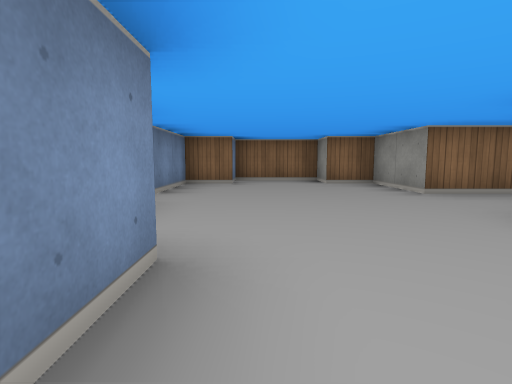
[1] (above)

24 first-person views from a walk through a cub3D maze. The camera is about half as high as the walls, tilts 6° down and sees 80° across. The floor is counted in squares. Each view is taken from the middle of a square. On the plan, view 1 faces up. The plan holds only what a view shows up to about 9 squares ahead; the rest is blank.

[2]
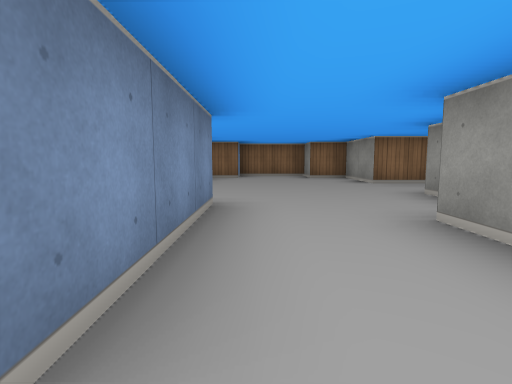

[3]
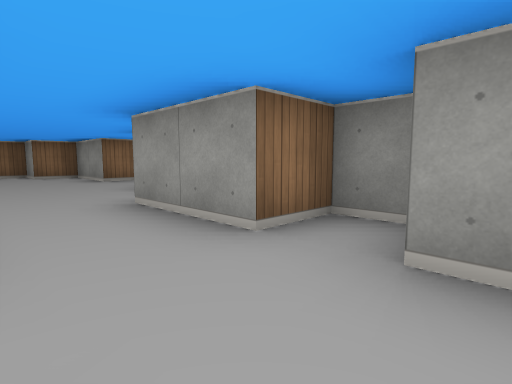

[4]
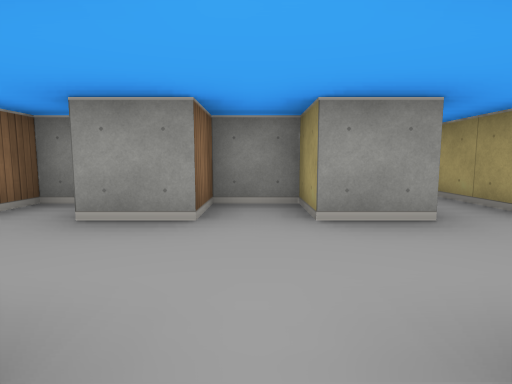

[5]
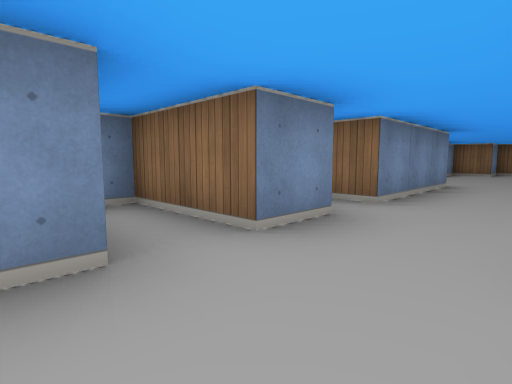

[6]
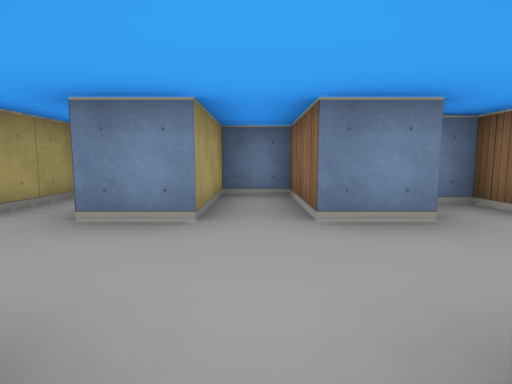

[7]
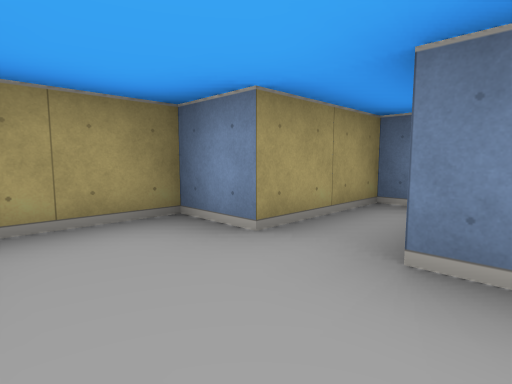

[8]
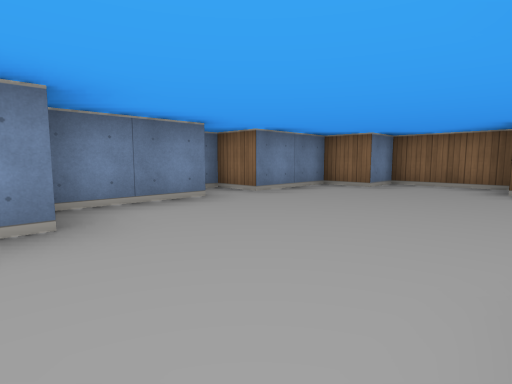

[9]
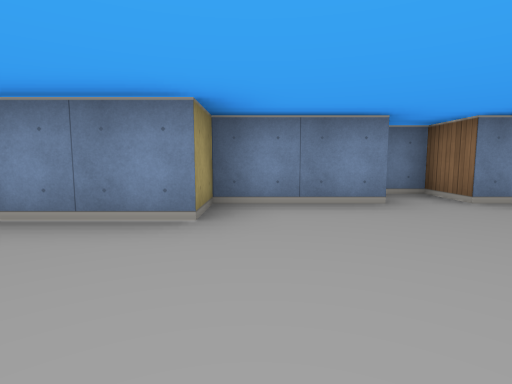

[10]
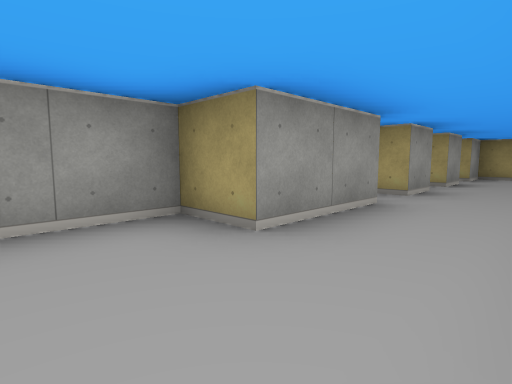

[11]
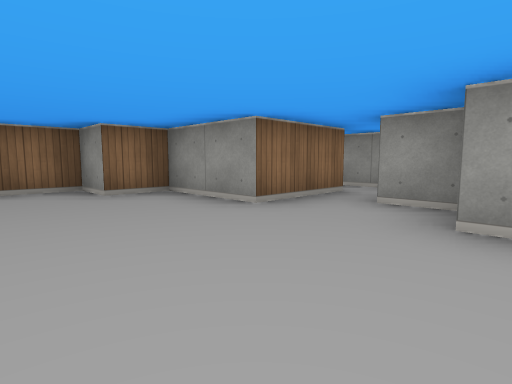

[12]
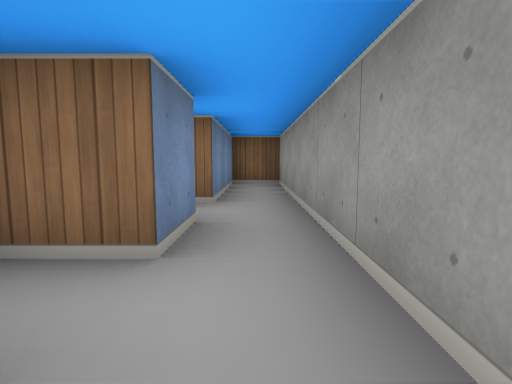

[13]
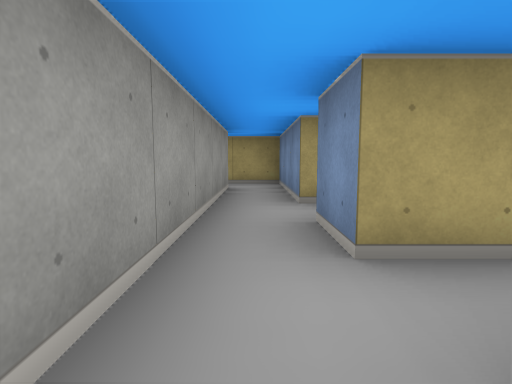

[14]
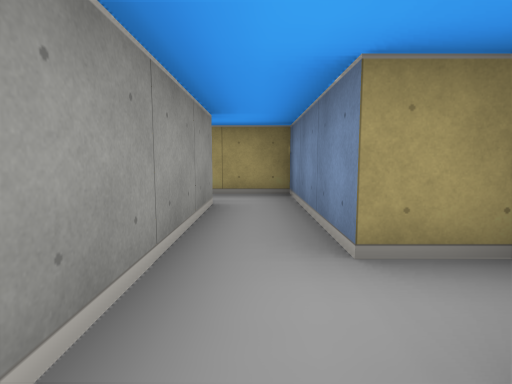

[15]
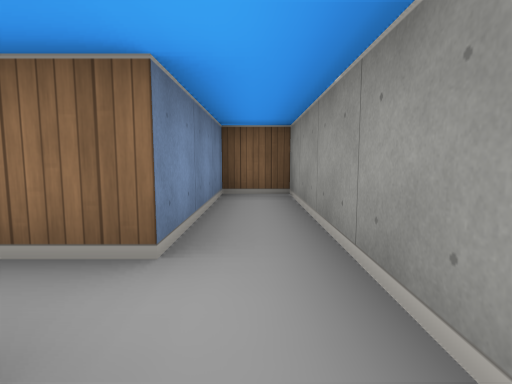

[16]
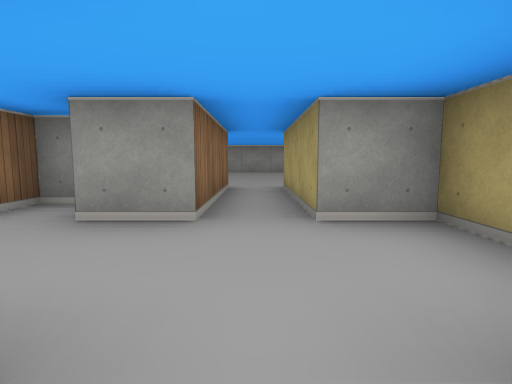

[17]
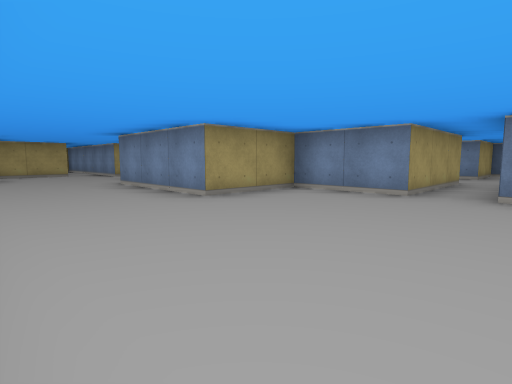

[18]
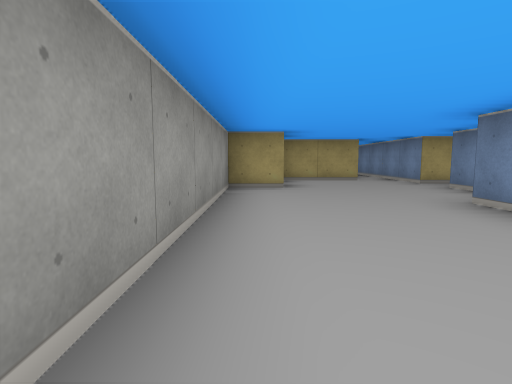

[19]
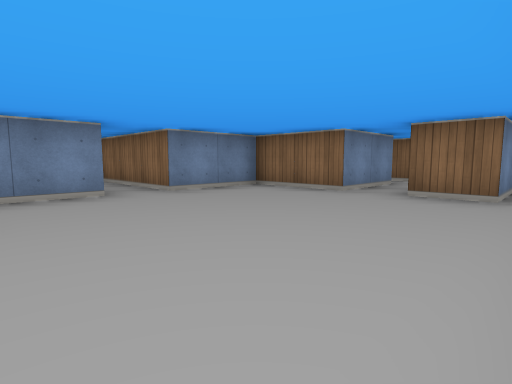

[20]
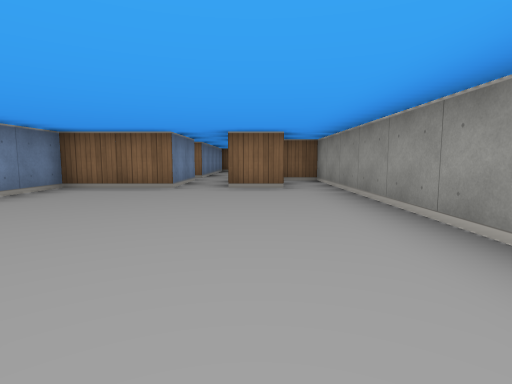

[21]
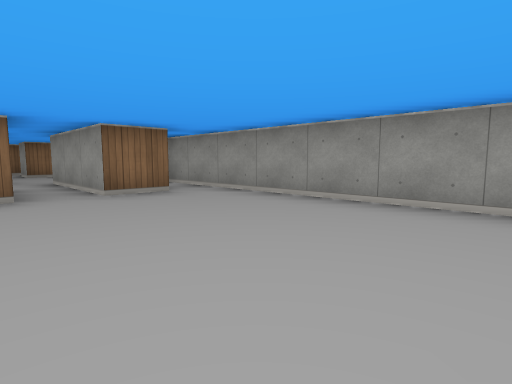

[22]
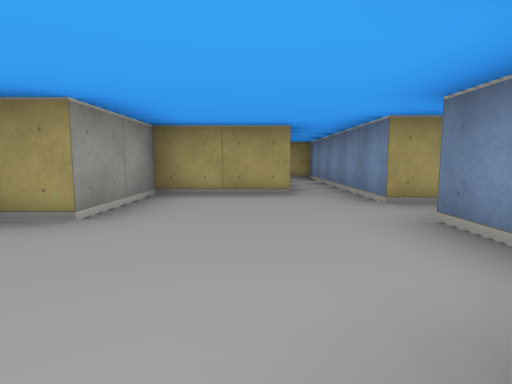

[23]
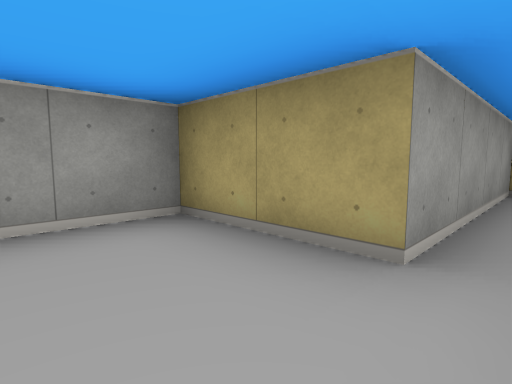

[24]
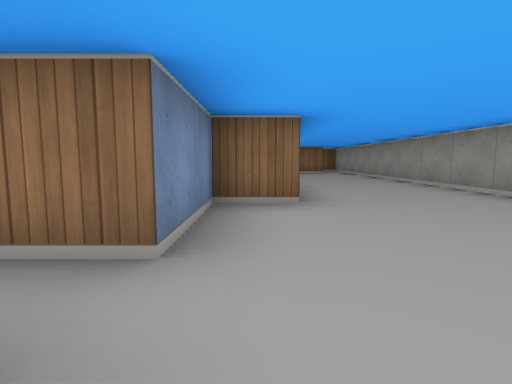

### Floor plan
Points are (right, up) in squares from view 1. A wall is a line through its corners. A room is listed if a view was taken in it or the views show most of it. See-through windows are left out.
Room 1 (views 1, 2, 8, 9, 10, 11)
walls: (-1.5, 3.6) (-1.5, 1.5) (-0.5, 1.5) (-0.5, -1.5) (-1.5, -1.5) (-1.5, -2); (2.5, 4.5) (2.5, 6.5) (1.5, 6.5) (1.5, 7.5) (-0.5, 7.5) (-0.5, 6.5) (-1.5, 6.5) (-1.5, 4.5) (-2.5, 4.5) (-2.5, 3.9); (3.5, 2.5) (3.5, 3.5); (1.5, -2.5) (2, -2.5); (2.5, -2.2) (2.5, -1.5) (1.5, -1.5) (1.5, 0.5) (2.5, 0.5) (2.5, 2.5)
ways out: opening at (0.5, -3) to room 2; opening at (3.5, 4) to room 3
Room 2 (views 3, 4, 5, 6, 7)
walls: (-0.5, -2.4) (-0.5, -3.5) (-2.5, -3.5) (-2.5, -4.5) (-0.5, -4.5) (-0.5, -5.5); (1.5, -5.5) (1.5, -4.5) (2.5, -4.5) (2.5, -3.5) (1.5, -3.5) (1.5, -2.5)
ways out: opening at (0.5, -3) to room 1; opening at (0.5, -5) to room 4
Room 3 (views 12, 13, 14, 15)
walls: (3.5, 3.5) (4.5, 3.5) (4.5, 2.5) (3.5, 2.5); (3.6, 1.5) (4.5, 1.5) (4.5, -1.5) (5.8, -1.5); (5.5, -0.5) (5.5, 7.5) (4.5, 7.5) (4.5, 4.5) (2.5, 4.5)
ways out: opening at (3.5, 4) to room 1; opening at (6, -1)
Room 4 (view 16)
walls: (-2.6, -6.5) (-0.5, -6.5) (-0.5, -7.5) (1.5, -7.5) (1.5, -6.5)
ways out: opening at (0.5, -5) to room 2; opening at (2, -6) to room 5
Room 5 (views 17, 18, 19, 20, 21, 22, 23, 24)
walls: (6.5, -3.5) (4.5, -3.5) (4.5, -5.5) (1.5, -5.5); (4.8, -14.5) (5.5, -14.5) (5.5, -19.5) (6.5, -19.5) (6.5, -15.5) (8.5, -15.5) (8.5, -13.5) (9.5, -13.5) (9.5, -1.5) (8.6, -1.5); (1.5, -6.5) (4.5, -6.5) (4.5, -8.5) (6.5, -8.5) (6.5, -11.5) (5.5, -11.5) (5.5, -13.5) (4.6, -13.5); (8.5, -2.2) (8.5, -3.5) (7.5, -3.5)
ways out: opening at (2, -6) to room 4; opening at (5, -14); opening at (7, -2.5)

Where each view was taken, in squares from view 1:
view 1: 0 up, 0 right, facing up
view 2: 2 down, 0 right, facing up
view 3: 3 down, 0 right, facing up-right
view 4: 4 down, 1 left, facing right
view 5: 5 down, 1 right, facing up-left
view 6: 4 down, 2 right, facing left
view 7: 5 down, 1 right, facing down-left
view 8: 1 up, 2 right, facing up-left
view 9: 2 up, 2 right, facing left
view 10: 2 up, 0 right, facing down-right
view 11: 2 up, 0 right, facing up-right
view 12: 1 up, 5 right, facing up
view 13: 5 up, 5 right, facing down
view 14: 3 up, 5 right, facing down
view 15: 3 up, 5 right, facing up
view 16: 6 down, 1 left, facing right
view 17: 5 down, 9 right, facing down-left
view 18: 8 down, 9 right, facing down
view 19: 8 down, 9 right, facing up-left
view 20: 9 down, 8 right, facing up
view 21: 8 down, 6 right, facing up-right
view 22: 11 down, 7 right, facing down
view 23: 14 down, 6 right, facing down-right
view 24: 15 down, 6 right, facing up
